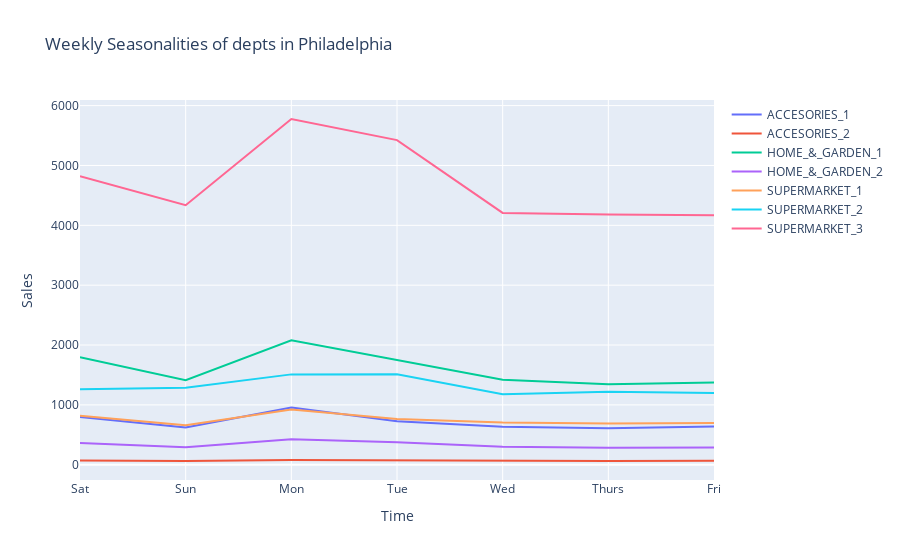

The notebook cell this image was saved under:
### Code cell
days = list(calendar['weekday'].iloc[:1913])

depts = sales['department'].unique()

w_seas = pd.DataFrame({ 'days': days, 
                        'ACCESORIES_1' : sales_df.iloc[0], 
                        'ACCESORIES_2' : sales_df.iloc[1], 
                        'HOME_&_GARDEN_1' : sales_df.iloc[2], 
                        'HOME_&_GARDEN_2' : sales_df.iloc[3], 
                        'SUPERMARKET_1' : sales_df.iloc[4], 
                        'SUPERMARKET_2' : sales_df.iloc[5], 
                        'SUPERMARKET_3' : sales_df.iloc[6] })

w_seas = w_seas.groupby(['days']).mean()
w_seas['days'] = ['Sat','Sun','Mon','Tue','Wed','Thurs','Fri']

fig = go.Figure()
for i in depts:
    fig.add_trace(go.Scatter(x=w_seas['days'], y= w_seas[i],
                    mode='lines',
                    name=i))

fig.update_layout(title='Weekly Seasonalities of depts in Philadelphia',
                   xaxis_title='Time',
                   yaxis_title='Sales')
fig.show()

### Figure 1 — Plotly figure (JSON) as saved in the notebook; plotly's stock layout.template omitted (floating-point values rounded to 4 significant figures)
{"data": [{"mode": "lines", "name": "ACCESORIES_1", "type": "scatter", "x": ["Sat", "Sun", "Mon", "Tue", "Wed", "Thurs", "Fri"], "y": [798.3, 622.2, 956.3, 725.4, 633.4, 608.8, 640.6]}, {"mode": "lines", "name": "ACCESORIES_2", "type": "scatter", "x": ["Sat", "Sun", "Mon", "Tue", "Wed", "Thurs", "Fri"], "y": [72.51, 62.36, 78.74, 69.47, 63.9, 62.74, 65.79]}, {"mode": "lines", "name": "HOME_&_GARDEN_1", "type": "scatter", "x": ["Sat", "Sun", "Mon", "Tue", "Wed", "Thurs", "Fri"], "y": [1795.0, 1413.0, 2079.0, 1754.0, 1419.0, 1345.0, 1372.0]}, {"mode": "lines", "name": "HOME_&_GARDEN_2", "type": "scatter", "x": ["Sat", "Sun", "Mon", "Tue", "Wed", "Thurs", "Fri"], "y": [363.2, 292.5, 425.8, 375.5, 298.7, 283.1, 287.4]}, {"mode": "lines", "name": "SUPERMARKET_1", "type": "scatter", "x": ["Sat", "Sun", "Mon", "Tue", "Wed", "Thurs", "Fri"], "y": [820.2, 658.3, 921.0, 763.1, 704.1, 690.8, 698.2]}, {"mode": "lines", "name": "SUPERMARKET_2", "type": "scatter", "x": ["Sat", "Sun", "Mon", "Tue", "Wed", "Thurs", "Fri"], "y": [1260.0, 1287.0, 1510.0, 1513.0, 1176.0, 1221.0, 1198.0]}, {"mode": "lines", "name": "SUPERMARKET_3", "type": "scatter", "x": ["Sat", "Sun", "Mon", "Tue", "Wed", "Thurs", "Fri"], "y": [4820.0, 4336.0, 5776.0, 5424.0, 4208.0, 4180.0, 4167.0]}], "layout": {"title": {"text": "Weekly Seasonalities of depts in Philadelphia"}, "xaxis": {"title": {"text": "Time"}}, "yaxis": {"title": {"text": "Sales"}}}}
